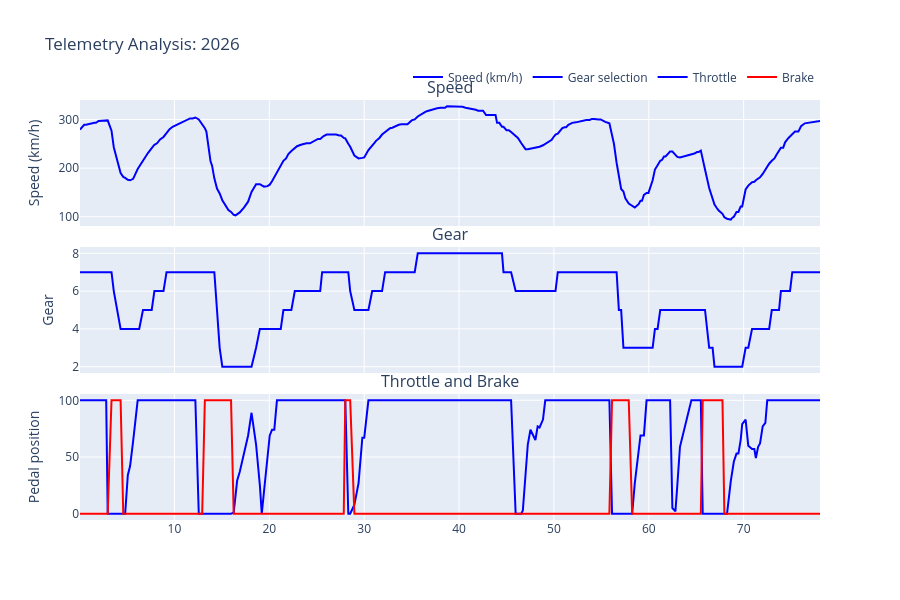

Here is the notebook cell this chart was saved with:
### Code cell
fig.show()

### Figure 1 — Plotly figure (JSON) as saved in the notebook; plotly's stock layout.template omitted (floating-point values rounded to 4 significant figures; data arrays with more than 128 entries replaced by an {"elided": "..."} marker saying what was removed)
{"data": [{"line": {"color": "blue"}, "mode": "lines", "name": "Speed (km/h)", "type": "scatter", "x": {"elided": "279 float values"}, "xaxis": "x", "y": {"elided": "279 float values"}, "yaxis": "y"}, {"line": {"color": "blue"}, "mode": "lines", "name": "Gear selection", "type": "scatter", "x": {"elided": "279 float values"}, "xaxis": "x2", "y": {"elided": "279 float values"}, "yaxis": "y2"}, {"line": {"color": "blue"}, "mode": "lines", "name": "Throttle", "type": "scatter", "x": {"elided": "279 float values"}, "xaxis": "x3", "y": {"elided": "279 float values"}, "yaxis": "y3"}, {"line": {"color": "red"}, "mode": "lines", "name": "Brake", "type": "scatter", "x": {"elided": "279 float values"}, "xaxis": "x3", "y": {"elided": "279 float values"}, "yaxis": "y3"}], "layout": {"annotations": [{"font": {"size": 16}, "showarrow": false, "text": "Speed", "x": 0.5, "xanchor": "center", "xref": "paper", "y": 1, "yanchor": "bottom", "yref": "paper"}, {"font": {"size": 16}, "showarrow": false, "text": "Gear", "x": 0.5, "xanchor": "center", "xref": "paper", "y": 0.65, "yanchor": "bottom", "yref": "paper"}, {"font": {"size": 16}, "showarrow": false, "text": "Throttle and Brake", "x": 0.5, "xanchor": "center", "xref": "paper", "y": 0.3, "yanchor": "bottom", "yref": "paper"}], "height": 600, "hovermode": "x unified", "legend": {"orientation": "h", "x": 1, "xanchor": "right", "y": 1.02, "yanchor": "bottom"}, "showlegend": true, "title": {"text": "Telemetry Analysis: 2026"}, "xaxis": {"anchor": "y", "domain": [0, 1], "matches": "x3", "showspikes": true, "showticklabels": false, "spikecolor": "rgba(128, 128, 128, 0.5)", "spikedash": "solid", "spikemode": "across", "spikethickness": 1}, "xaxis2": {"anchor": "y2", "domain": [0, 1], "matches": "x3", "showspikes": true, "showticklabels": false, "spikecolor": "rgba(128, 128, 128, 0.5)", "spikedash": "solid", "spikemode": "across", "spikethickness": 1}, "xaxis3": {"anchor": "y3", "domain": [0, 1], "showspikes": true, "spikecolor": "rgba(128, 128, 128, 0.5)", "spikedash": "solid", "spikemode": "across", "spikethickness": 1}, "yaxis": {"anchor": "x", "domain": [0.7, 1], "title": {"text": "Speed (km/h)"}}, "yaxis2": {"anchor": "x2", "domain": [0.35, 0.65], "title": {"text": "Gear"}}, "yaxis3": {"anchor": "x3", "domain": [0, 0.3], "title": {"text": "Pedal position"}}}}
